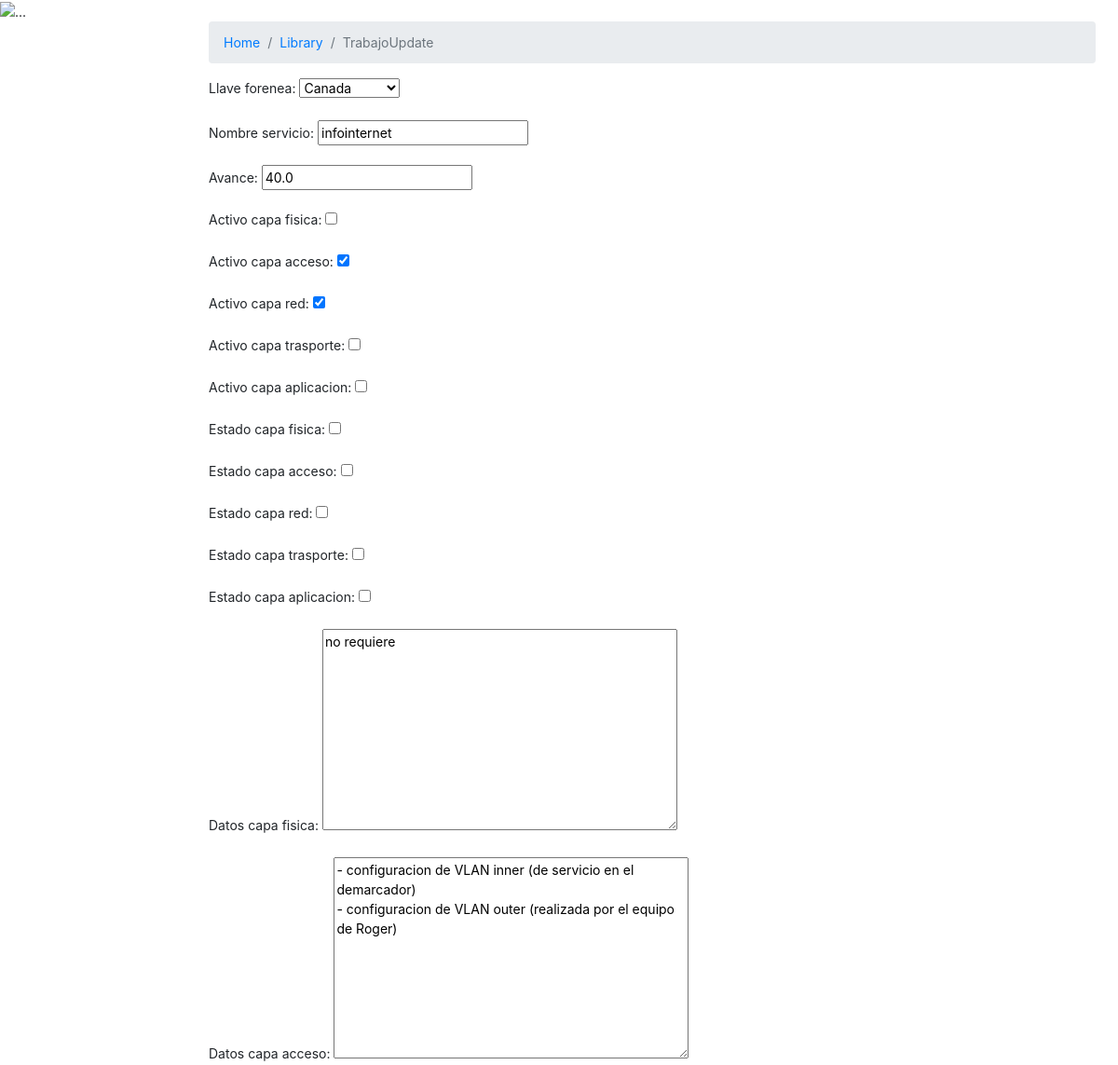
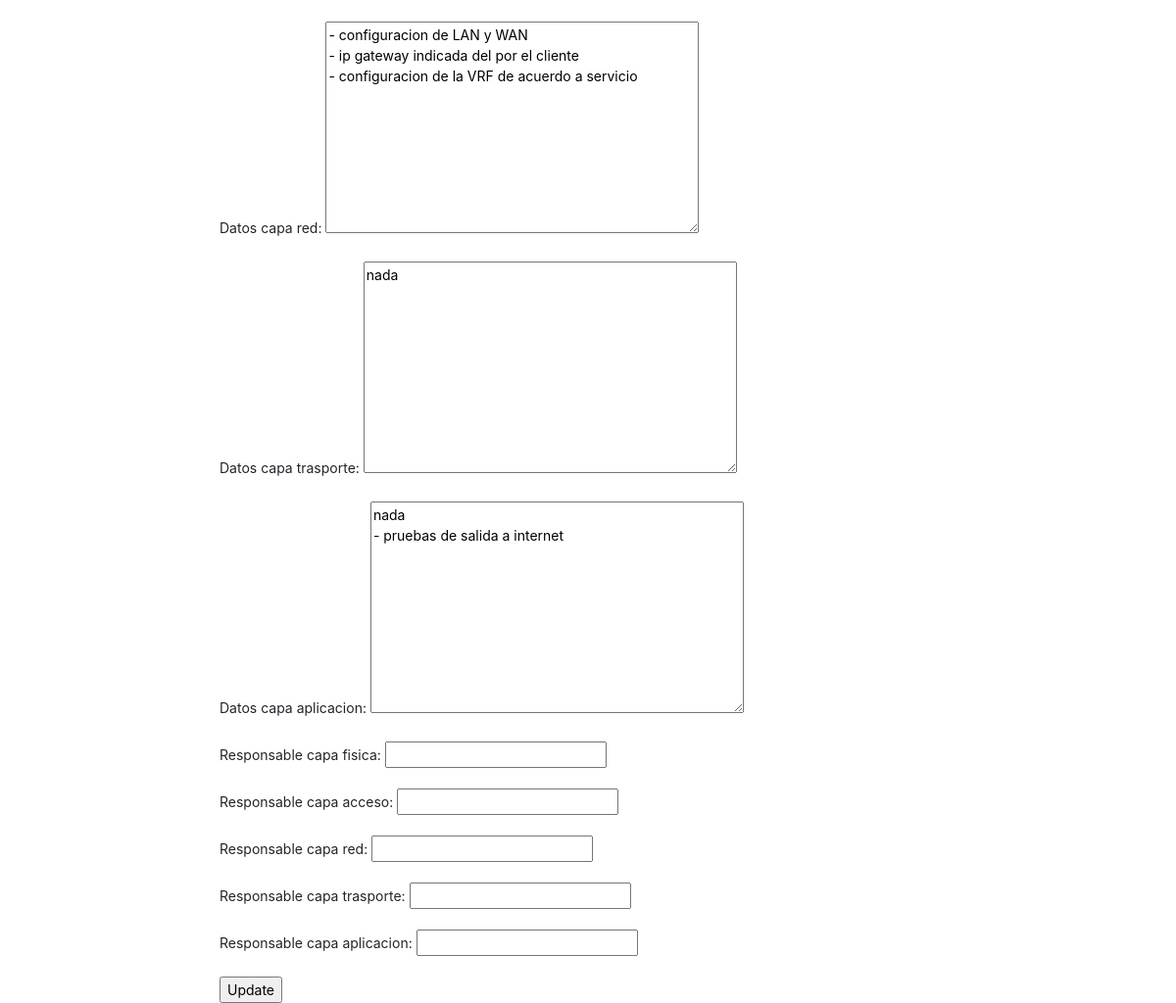
Page /polls/1/trabajoUpdate/ on the committed database (2 pictures, top to bottom).
### polls/models.py (models this page shows, shortened)
class Trabajo(models.Model):
    llave_forenea = models.ForeignKey(Sede, on_delete=models.CASCADE, default='0')
    nombre_servicio = models.CharField(max_length=100, default='')
    avance = models.FloatField(default=0)
    activo_capa_fisica = models.BooleanField(default=False)
    activo_capa_acceso = models.BooleanField(default=False)
    activo_capa_red = models.BooleanField(default=False)
    activo_capa_trasporte = models.BooleanField(default=False)
    activo_capa_aplicacion = models.BooleanField(default=False)
    estado_capa_fisica = models.BooleanField(default=False)
    estado_capa_acceso = models.BooleanField(default=False)
    estado_capa_red = models.BooleanField(default=False)
    estado_capa_trasporte = models.BooleanField(default=False)
    estado_capa_aplicacion = models.BooleanField(default=False)
    datos_capa_fisica = models.TextField(default='')
    datos_capa_acceso = models.TextField(default='')
    datos_capa_red = models.TextField(default='')
    datos_capa_trasporte = models.TextField(default='')
    datos_capa_aplicacion = models.TextField(default='')
    responsable_capa_fisica = models.CharField(max_length=100, default='')
    responsable_capa_acceso = models.CharField(max_length=100, default='')
    responsable_capa_red = models.CharField(max_length=100, default='')
    responsable_capa_trasporte = models.CharField(max_length=100, default='')
    responsable_capa_aplicacion = models.CharField(max_length=100, default='')

### polls/views.py (the view)
# urls.py: path('<int:pk>/trabajoUpdate/', views.TrabajoUpdate.as_view(), name='trabajoUpdate'),
class TrabajoUpdate(UpdateView):
    model = Trabajo
    fields = '__all__' # ['name']
    template_name_suffix = '_update_form'

### polls/models.py (called while the page is built)
    def __str__(self):
        return self.nombre

### polls/templates/polls/trabajo_update_form.html (shortened to what this page needs)
{% extends "base_2.html" %}
{% load static %}
{% block identificador %}
TrabajoUpdate
{% endblock %}
{% block bloque_1 %}
<form method="post">{% csrf_token %}
    {{ form.as_p }}
    <input type="submit" value="Update">
</form>
{% endblock %}

### polls/static/polls/dashboard/dashboard.css (style rules this page uses)
body { font-size: .875rem; }

### rows in the picture
Trabajo: llave_forenea "Canada", nombre_servicio "infointernet", avance "40.0", activo_capa_acceso "☑", activo_capa_red "☑", datos_capa_fisica "no requiere", datos_capa_acceso "- configuracion de VLAN inner (de servicio en el demarcador) - configuracion de VLAN outer (realizada por el equipo de Roger)", datos_capa_red "- configuracion de LAN y WAN - ip gateway indicada del por el cliente - configuracion de la VRF de acuerdo a servicio", datos_capa_trasporte "nada", datos_capa_aplicacion "nada - pruebas de salida a internet"
